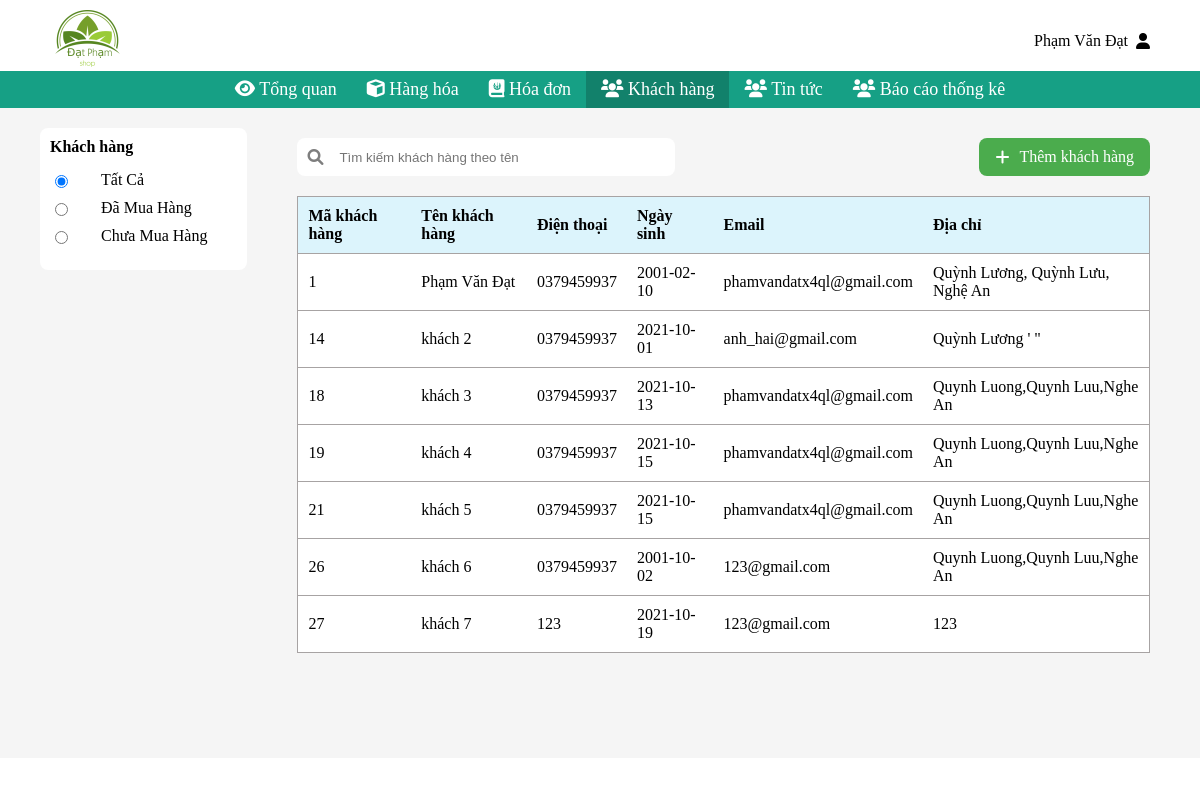
The page /admin/users.php (signed in) on the database its author committed.
### tables this page shows
CREATE TABLE `users` (
  `id_user` int(11) NOT NULL,
  `name_user` varchar(255) NOT NULL,
  `phone_user` char(15) NOT NULL,
  `date_birth_user` date NOT NULL,
  `address_user` varchar(255) NOT NULL,
  `email_user` varchar(255) NOT NULL,
  `nickname` char(255) NOT NULL,
  `password` char(255) NOT NULL,
  `role_id` int(11) NOT NULL
);

### handler_database.php (called while the page is built, shortened)
<?php
class handler_database{
   private $__conn;
    public function connect_DB(){
        if(!$this->__conn){
            $this->__conn = mysqli_connect("localhost","root","","datpham_shop");
            mysqli_query($this->__conn, "SET character_set_results = 'utf8', character_set_client = 'utf8',
            character_set_database = 'utf8', character_set_server = 'utf8'");
        }
    }
    public function get_list($sql){
        $result = mysqli_query($this->__conn,$sql);
        if( $result->num_rows >0 ){
            $return = array();
            while($row = $result->fetch_assoc() ){
                $return[] = $row;
            }
            return $return;
        }
    }
}
?>

### admin/users.php (the view, shortened to what this page needs)
<?php
require_once '../handler_database.php';
$admin_header = new handler_database();
$admin_name = $admin_header->get_list('select * from users');
foreach ($admin_name as $v) {
    if ($v['id_user'] == $_SESSION['user_admin_id']) {
        $name = $v['name_user'];
    }
}
?>
<!doctype html>
<html lang="en">
<head>
    <link rel="stylesheet" href="https://cdnjs.cloudflare.com/ajax/libs/font-awesome/6.0.0-beta2/css/all.min.css"
 />
    <link rel="stylesheet" href="../css/style_admin.css">
</head>
<body>
<div class="header">
    <div class="header__top">
        <div class="container">
            <div class="header__top--left">
                <img src="../image/logo.png" alt="">
            </div>
            <div class="header__top--right">
                <a href="#" disabled="disabled">
                    <p><?php echo $name; ?></p>
                    <i class="fas fa-user"></i>
                </a>
            </div>
        </div>
    </div>
    <div class="header__center">
        <div class="container">
            <ul>
                <li>
                    <a href="index.php">
                        <i class="fas fa-eye"></i>
                        <span>Tổng quan</span>
                    </a>
                </li>
                <li class="menu">
                    <a disabled="disabled">
                        <i class="fas fa-cube"></i>
                        <span>Hàng hóa</span>
                    </a>
                </li>
                <li>
                    <a href="bills.php">
                        <i class="fas fa-journal-whills"></i>
                        <span>Hóa đơn</span>
                    </a>
                </li>
                <li>
                    <a href="users.php" class="selected_nav">
                        <i class="fas fa-users"></i>
                        <span>Khách hàng</span>
                    </a>
                </li>
                <li>
                    <a href="news.php">
                        <i class="fas fa-users"></i>
                        <span>Tin tức</span>
                    </a>
                </li>
                <li class="menu">
                    <a disabled="disabled">
                        <i class="fas fa-users"></i>
                        <span>Báo cáo thống kê</span>
                    </a>
                </li>
            </ul>
        </div>
    </div>
</div>
<div class="main__products">
    <div class="container">
        <form action="users.php" method="post" name="form_select_users">
            <div class="main__products--left">
                <div class="main__products--left__header">
                    <b>Khách hàng</b>
                </div>
                <div class="main__products--left__navigation gender__users">
                    <ul>
                        <li><input type='radio' name='users_left' value="0" checked><a href="">Tất cả</a></li>
                        <li><input type='radio' name='users_left' value="1"><a href="">Đã mua hàng</a></li>
                        <li><input type='radio' name='users_left' value="2" ><a href="">Chưa mua hàng</a></li>
                    </ul>
                </div>
            </div>
        </form>
        <div class="main__products--right">
            <div class="main__products--right__header">
                <div>
                    <i class="fas fa-search"></i>
                    <form action="users.php" method="post">
                        <input type="text" placeholder="Tìm kiếm khách hàng theo tên" name="name">
                    </form>
                </div>
                <div>
                    <i class="fas fa-plus"></i>
                    <p>Thêm khách hàng</p>
                </div>
            </div>
            <div class="main__products--right__center">
                <?php
                $users = new handler_database();
                $check_pay = false;
                if ( isset($_SESSION['users_left']) ){
                    echo "<script>document.querySelectorAll('.main__products--left__navigation.gender__users>ul>li>input[name=\"users_left\"]').forEach(v=>{
                                if ( v.value == ".$_SESSION['users_left']." ){
                                    v.setAttribute('checked','true');
                                }
                            });</script>";
                    if( $_SESSION['users_left'] == 0 ){
                        $sql = "select * from users";
                        $check_pay = false;
                        if ( isset($_POST['submit_search_user_header']) ){
                            $_POST['name'] = str_replace('"' , '\\"', $_POST['name']);
                            $_POST['name'] = str_replace("'" , "\\'", $_POST['name']);
                            $sql = 'select * from users where name_user like \'%'.$_POST['name'].'%\' ';
                            echo "<script>document.querySelector('.main__products--right>.main__products--right__header>div:nth-child(1) input[name=\"name\"]').value = '".$_POST['name']."'</script>";
                        }
                    }
                    elseif ( $_SESSION['users_left']==1 ){
                        $sql = 'select users.id_user, users.name_user, users.phone_user, users.date_birth_user, users.email_user, users.address_user, count(bills.bill_id) as \'bills_count\', sum(bills.money) as \'sum_money\' from users inner join bills on users.id_user = bills.user_id GROUP BY users.id_user, users.name_user, users.phone_user, users.date_birth_user, users.email_user, users.address_user';
                        $check_pay = true;
                        if ( isset($_POST['submit_search_user_header']) ){
                            $_POST['name'] = str_replace('"' , '\\"', $_POST['name']);
                            $_POST['name'] = str_replace("'" , "\\'", $_POST['name']);
                            $sql = 'select users.id_user, users.name_user, users.phone_user, users.date_birth_user, users.email_user, users.address_user, count(bills.bill_id) as \'bills_count\', sum(bills.money) as \'sum_money\'
                                        from users inner join bills on users.id_user = bills.user_id
                                        where users.name_user like \'%'.$_POST['name'].'%\'
                                        GROUP BY users.id_user, users.name_user, users.phone_user, users.date_birth_user, users.email_user, users.address_user';
                            echo "<script>document.querySelector('.main__products--right>.main__products--right__header>div:nth-child(1) input[name=\"name\"]').value = '".$_POST['name']."'</script>";
                        }
                    } else{
                        $sql = 'select * from users where users.id_user not in (select users.id_user from users inner join bills on users.id_user = bills.user_id)';
                        $check_pay = false;
                        if  ( isset( $_POST['submit_search_user_header'] ) ){
                            $_POST['name'] = str_replace('"' , '\\"', $_POST['name']);
                            $_POST['name'] = str_replace("'" , "\\'", $_POST['name']);
                            $sql = 'select * from users where users.name_user like \'%'.$_POST['name'].'%\' and  users.id_user not in (select users.id_user from users inner join bills on users.id_user = bills.user_id)';
                            echo "<script>document.querySelector('.main__products--right>.main__products--right__header>div:nth-child(1) input[name=\"name\"]').value = ".$_POST['name']."</script>";
                        }
                    }
                }else{
                    $sql = 'select * from users';
                }
                $row = $users->get_list($sql);
                if ( $check_pay == true) {
                    echo "<table cellpadding=\"5\" cellspacing=\"0\">
                                <thead>
                                <tr>
                                    <th>Mã khách hàng</th>
                                    <th>Tên khách hàng</th>
                                    <th>Điện thoại</th>
                                    <th>Ngày sinh</th>
                                    <th>Email</th>
                                    <th>Địa chỉ</th>
                                    <th style='width: 30px;'>Số đơn mua</th>
                                    <th>Tổng bán</th>
                                </tr>
                                </thead>
                                <tbody>";
                    if ($row )
                        foreach ($row as $item) {
                            echo " <tr>
                                <td>".$item['id_user']."</td>
                                <td>".$item['name_user']."</td>
                                <td>".$item['phone_user']."</td>
                                <td>".$item['date_birth_user']."</td>
                                <td>".$item['email_user']."</td>
                                <td>".$item['address_user']."</td>
                                <td>".$item['bills_count']."</td>
                                <td>".number_format($item['sum_money'], 0, ',', ',')."</td>
                            </tr>";}
                    else echo " <tr>
                                <td colspan='6'> Không tìm thấy khách hàng </td>
                            </tr>";
                }else{
                    echo "<table cellpadding=\"5\" cellspacing=\"0\">
                                <thead>
                                <tr>
                                    <th>Mã khách hàng</th>
                                    <th>Tên khách hàng</th>
                                    <th>Điện thoại</th>
                                    <th>Ngày sinh</th>
                                    <th>Email</th>
                                    <th>Địa chỉ</th>
                                </tr>
                                </thead>
                                <tbody>";
                    if ( $row)
                        foreach ($row as $item) {
                            echo " <tr>
                                <td>".$item['id_user']."</td>
                                <td>".$item['name_user']."</td>
                                <td>".$item['phone_user']."</td>
                                <td>".$item['date_birth_user']."</td>
                                <td>".$item['email_user']."</td>
                                <td>".$item['address_user']."</td>
                            </tr>";}
                    else
                        echo " <tr>
                                <td colspan='6'> Không tìm thấy khách hàng </td>
                            </tr>";
                }
                ?>
                </tbody>
                </table>
            </div>
        </div>
    </div>
</div>
</body>
</html>

### css/style_admin.css (style rules this page uses)
body { padding: 0; margin: 0; position: relative; }
.container { margin: 0; padding: 0 40px; }
.header>.header__top>.container { display: flex; justify-content: space-between; align-items: center; padding: 10px 40px 0 40px; }
.header>.header__top>.container>.header__top--left>img { width: 50%; }
.header__center>.container>ul { display: flex; justify-content: center; list-style: none; margin: 0; }
.header__center>.container>ul>li a { text-decoration: none; padding: 8px 15px; display: inline-block; color:white; cursor: pointer; }
.header__center>.container>ul>li { position: relative; }
.header__center>.container { background: #16A085; }
.header__center>.container>ul>li>a { color: white; }
.header__center { font-size: 18px; }
.header__top--right { display: flex; align-items: center; justify-content: space-between; position: relative; }
.main__products>.container { padding-top: 20px; display: flex; flex: 1; }
.main__products--left { flex: 0.2; }
.main__products--right { flex: 1; }
.main__products--left { background: white; padding: 10px; border-radius: 8px; display: inline-block; margin-right: 40px; }
.main__products--left>.main__products--left__header { display: flex; justify-content: space-between; color: black; margin-bottom: 10px; }
.main__products--left>.main__products--left__navigation>ul { list-style: none; padding: 0; margin: 10px -10px; }
.main__products--left>.main__products--left__navigation>ul>li>a { text-decoration: none; color: black; padding: 5px 30px; display: inline-block; }
.main__products { min-height: 650px; background: whitesmoke; }
.main__products--left>.main__products--left__navigation>ul>li { display: flex; width: 100%; justify-content: space-between; transition: 0.8s all ease; align-items: center; padding: 0 -10px; text-transform: capitalize; }
.main__products--right { padding: 10px; border-radius: 8px; }
.main__products--right>.main__products--right__header { display: flex; justify-content: space-between; margin-bottom: 20px; }
.main__products--right>.main__products--right__header>div:nth-child(1) { display: flex; align-items: center; }
.main__products--right>.main__products--right__header>div:nth-child(1) input { border: none; padding: 0px 16px; width: 310px; outline: none; }
.main__products--right>.main__products--right__header>div:nth-child(2) { display: flex; align-items: center; background: #4BAC4D; color: white; padding: 8px 16px; border-radius: 8px; transition: 0.8s all ease; }
.main__products--right>.main__products--right__header>div:nth-child(1) { background: white; padding: 10px; border-radius: 8px; }
.main__products--right>.main__products--right__header>div:nth-child(2)>p { margin: 0; }
.main__products--right>.main__products--right__header>div:nth-child(1)>i { opacity: 0.5; }
.main__products--right>.main__products--right__header>div:nth-child(2)>i { margin-right: 10px; }
.main__products--right__center>table { border: 1px solid #a7a3a3; border-bottom: none; width: 100%; text-align: center; }
.main__products--right__center>table tr>th, tr:not(-last-child)>td, .main__priceProducts--right__center>table tr>th, tr:not(-last-child)>td { border-bottom: 1px solid #a7a3a3; }
.main__products--right__center>table>thead,.main__priceProducts--right__center>table>thead { background: #DCF4FC; }
.main__products--right__center>table>tbody, .main__priceProducts--right__center>table>tbody { background: white; }
.main__products--right__center>table>tbody>tr { transition:0.8s all ease; }
.main__products--right__center>table td, th, .main__priceProducts--right__center>table td, th { padding: 10px; }
.main__priceProducts--right__center>table tr>th, tr:not(-last-child)>td { text-align: start; }
.main__products--left__navigation.gender__users>ul>li { display: flex; justify-content: start; }
.main__products--left__navigation.gender__users>ul { margin: 10px 0; }
.main__products--right__center thead th { text-align: start; }
.header__top--right>a { display: flex; align-items: center; text-decoration: none; color: black; padding: 10px; }
.header__top--right>a>i { margin-left: 8px; }
.header__top--right>a>p { margin: 0; }
.header__top--right>ul>li,.header__top--right { transition:0.8s all ease; }
.selected_nav { background: #12816B; }
.main__products--right__center>table tbody { max-height: 650px; overflow-y: scroll; }

### rows shown on the page
users: name_user "Phạm Văn Đạt", id_user "1", phone_user "0379459937", date_birth_user "2001-02-10", email_user "phamvandatx4ql@gmail.com", address_user "Quỳnh Lương, Quỳnh Lưu, Nghệ An"
users: id_user "14", name_user "khách 2", phone_user "0379459937", date_birth_user "2021-10-01", email_user "anh_hai@gmail.com", address_user "Quỳnh Lương ' \""
users: id_user "18", name_user "khách 3", phone_user "0379459937", date_birth_user "2021-10-13", email_user "phamvandatx4ql@gmail.com", address_user "Quynh Luong,Quynh Luu,Nghe An"
users: id_user "19", name_user "khách 4", phone_user "0379459937", date_birth_user "2021-10-15", email_user "phamvandatx4ql@gmail.com", address_user "Quynh Luong,Quynh Luu,Nghe An"
users: id_user "21", name_user "khách 5", phone_user "0379459937", date_birth_user "2021-10-15", email_user "phamvandatx4ql@gmail.com", address_user "Quynh Luong,Quynh Luu,Nghe An"
users: id_user "26", name_user "khách 6", phone_user "0379459937", date_birth_user "2001-10-02", email_user "123@gmail.com", address_user "Quynh Luong,Quynh Luu,Nghe An"
users: id_user "27", name_user "khách 7", phone_user "123", date_birth_user "2021-10-19", email_user "123@gmail.com", address_user "123"
